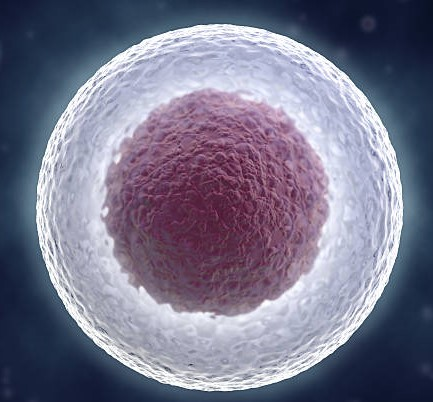
#> input picture cell.jpg, 433 x 402 px
$ python image_segement.py
#> lines starting #> are read from the running program, lines starting #| are printed output that depends on the picture
'''only for kmeans'''
import numpy as np
import pandas as pd
import cv2
import matplotlib.pyplot as plt
from PIL import Image

img=cv2.imread("cell.jpg")
#> img is the input picture: shape (402, 433, 3); mean B, G, R 138.8, 117, 118.1
print(img.shape)
#| (402, 433, 3)
img2=img.reshape((-1,3))
print(img2.shape)
#| (174066, 3)
img2=np.float32(img2)
criteria=(cv2.TERM_CRITERIA_EPS+cv2.TERM_CRITERIA_MAX_ITER,10,1.0)

k=4

attempts=10

ret,label,center=cv2.kmeans(img2,k,None,criteria,attempts,cv2.KMEANS_PP_CENTERS)
#> ret = 174279610.7; center = [[235.9, 222.3, 219.7], [111.6, 88.08, 103.8], [69.61, 44.14, 36.68], [190.8, 169.7, 172.6]]
centers = np.uint8(center)
#> centers = [[235, 222, 219], [111, 88, 103], [69, 44, 36], [190, 169, 172]]
segmented_data = centers[label.flatten()]

# reshape data into the original image dimensions
segmented_image = segmented_data.reshape((img.shape))
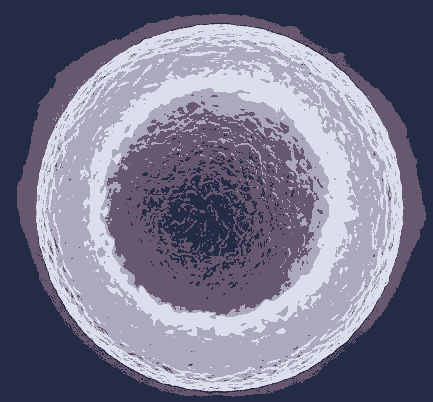
#> segmented_image: shape (402, 433, 3); mean B, G, R 138.1, 116.7, 117.4
plt.imshow(segmented_image)
cv2.imwrite('segmented.jpg',segmented_image)
plt.show()
